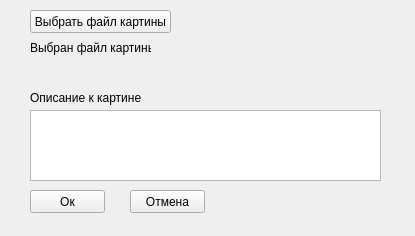
<?xml version="1.0" encoding="UTF-8"?>
<ui version="4.0">
 <class>Form_Picture</class>
 <widget class="QWidget" name="Form_Picture">
  <property name="geometry">
   <rect>
    <x>0</x>
    <y>0</y>
    <width>415</width>
    <height>236</height>
   </rect>
  </property>
  <property name="windowTitle">
   <string>Параметры картины</string>
  </property>
  <widget class="QPushButton" name="pushButton">
   <property name="geometry">
    <rect>
     <x>30</x>
     <y>190</y>
     <width>75</width>
     <height>23</height>
    </rect>
   </property>
   <property name="text">
    <string>Ок</string>
   </property>
  </widget>
  <widget class="QPushButton" name="pushButton_2">
   <property name="geometry">
    <rect>
     <x>130</x>
     <y>190</y>
     <width>75</width>
     <height>23</height>
    </rect>
   </property>
   <property name="text">
    <string>Отмена</string>
   </property>
  </widget>
  <widget class="QPushButton" name="pushButton_3">
   <property name="geometry">
    <rect>
     <x>30</x>
     <y>10</y>
     <width>141</width>
     <height>23</height>
    </rect>
   </property>
   <property name="text">
    <string>Выбрать файл картины</string>
   </property>
  </widget>
  <widget class="QLabel" name="label">
   <property name="geometry">
    <rect>
     <x>30</x>
     <y>40</y>
     <width>121</width>
     <height>16</height>
    </rect>
   </property>
   <property name="text">
    <string>Выбран файл картины</string>
   </property>
  </widget>
  <widget class="QLabel" name="label_2">
   <property name="geometry">
    <rect>
     <x>30</x>
     <y>60</y>
     <width>291</width>
     <height>16</height>
    </rect>
   </property>
   <property name="text">
    <string/>
   </property>
  </widget>
  <widget class="QTextEdit" name="textEdit">
   <property name="geometry">
    <rect>
     <x>30</x>
     <y>110</y>
     <width>351</width>
     <height>71</height>
    </rect>
   </property>
  </widget>
  <widget class="QLabel" name="label_3">
   <property name="geometry">
    <rect>
     <x>30</x>
     <y>90</y>
     <width>121</width>
     <height>16</height>
    </rect>
   </property>
   <property name="text">
    <string>Описание к картине</string>
   </property>
  </widget>
 </widget>
 <resources/>
 <connections/>
</ui>
